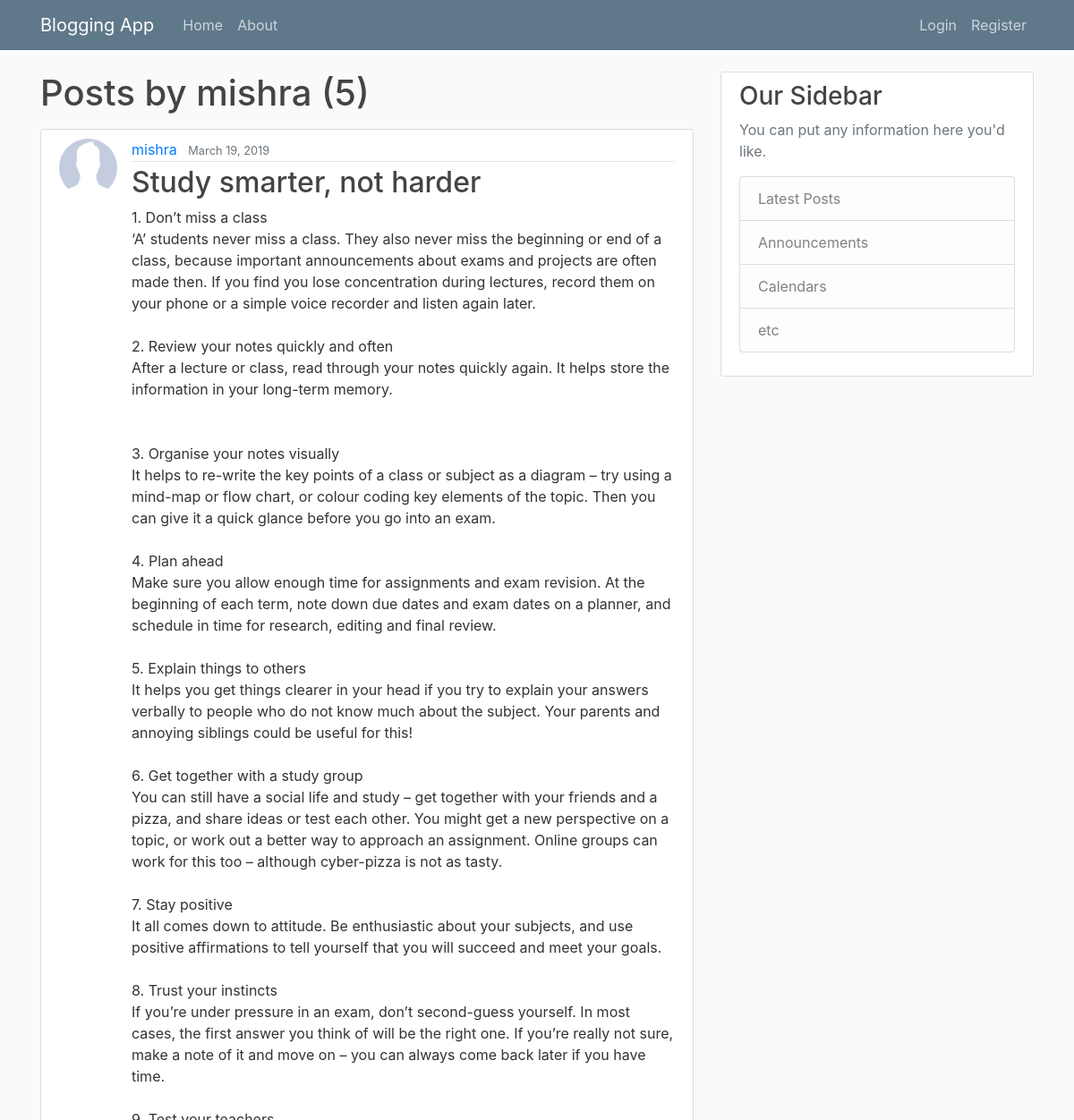
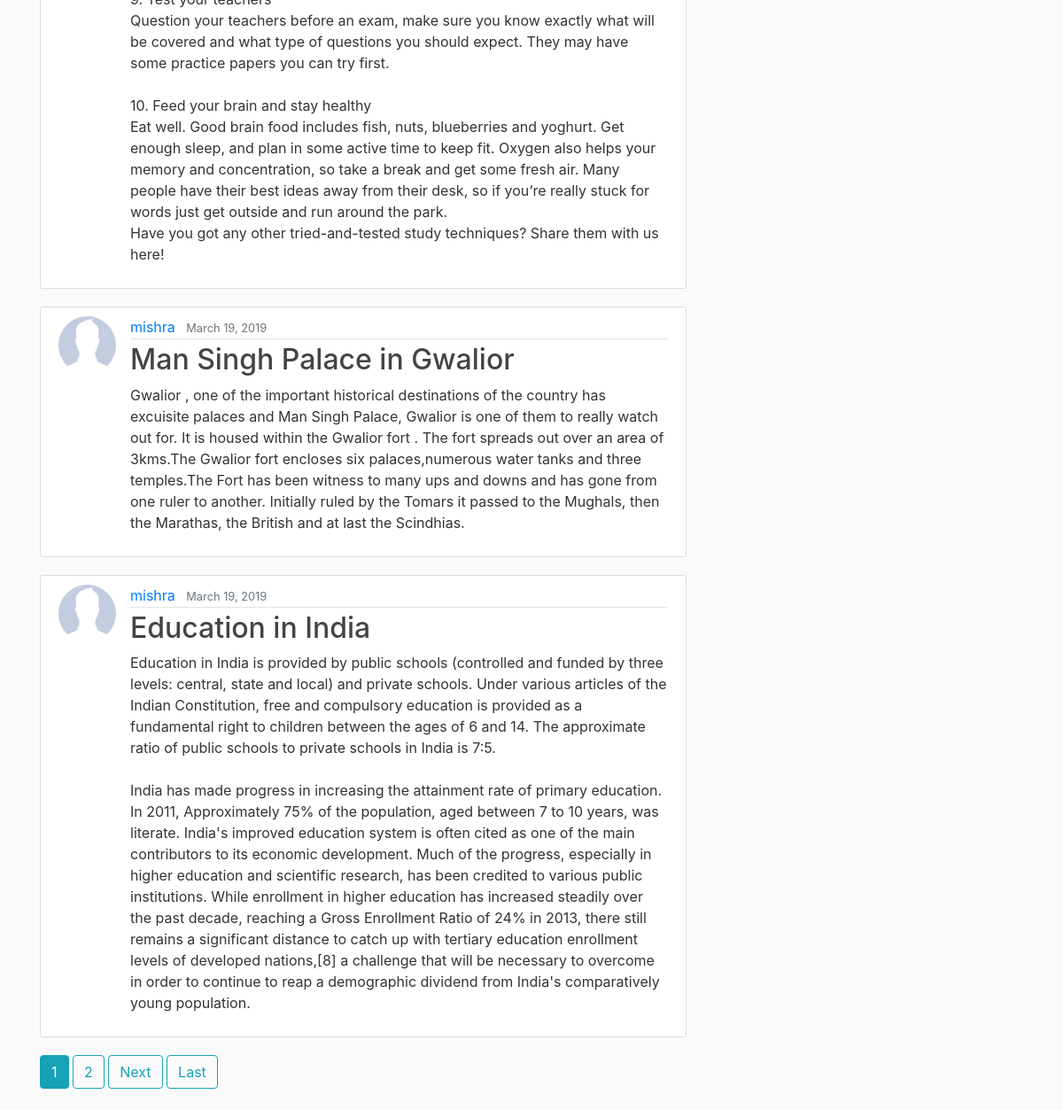
Page /user/mishra on the committed database (2 pictures, top to bottom).
### blog/models.py (models this page shows, shortened)
class Post(models.Model):
    title = models.CharField(max_length=100)
    content = models.TextField()
    date_posted = models.DateTimeField(default=timezone.now)
    author = models.ForeignKey(User, on_delete=models.CASCADE)

### users/models.py (models this page shows, shortened)
class Profile(models.Model):
    user = models.OneToOneField(User, on_delete=models.CASCADE)
    image = models.ImageField(default='default.jpg', upload_to='profile_pics')

### blog/views.py (the view)
# urls.py: path('user/<str:username>',UserPostListView.as_view(), name='user-posts'),
class UserPostListView(ListView):
    model = Post
    template_name = 'blog/user_posts.html' # <app>/<model>_<viewtype>.html
    context_object_name = 'posts'
    paginate_by = 3
    def get_queryset(self):
        user = get_object_or_404(User, username=self.kwargs.get('username'))
        return Post.objects.filter(author=user).order_by('-date_posted')

### blog/templates/blog/user_posts.html (shortened to what this page needs)
{% extends "blog/base.html" %}
{% block content %}
    <h1 class="mb-3">Posts by {{ view.kwargs.username }} ({{ page_obj.paginator.count }})</h1>
	{% for post in posts %}
		<article class="media content-section">
			<img class="rounded-circle article-img" src="{{ post.author.profile.image.url }}">
		  <div class="media-body">
		    <div class="article-metadata">
		      <a class="mr-2" href="{% url 'user-posts' post.author.username %}">{{ post.author }}</a>
		      <small class="text-muted">{{ post.date_posted|date:"F d, Y " }}</small>
		    </div>
		    <h2><a class="article-title" href="{% url 'post-detail' post.id %}">{{ post.title }}</a></h2>
		    <p class="article-content">{{ post.content }}</p>
		  </div>
		</article>
	{% endfor %}
	{% if is_paginated %}
	{% for num in page_obj.paginator.page_range %}
		{% if page_obj.number == num %}
			<a class="btn btn-info mb-4"  href="?page={{ num }}">{{ num }}</a>
		{% elif num > page_obj.number|add:'-2' or num < page_obj.number|add:'2' %}
			<a class="btn btn-outline-info mb-4"  href="?page={{ num }}">{{ num }}</a>
		{% endif %}
	{% endfor %}
	{% if page_obj.has_next %}
		<a class="btn btn-outline-info mb-4"  href="?page={{ page_obj.next_page_number }}">Next</a>
		<a class="btn btn-outline-info mb-4"  href="?page={{ page_obj.paginator.num_pages }}">Last</a>
	{% endif %}
	{% endif %}
{% endblock content %}

### blog/static/blog/main.css (style rules this page uses)
body { background: #fafafa; color: #333333; margin-top: 5rem; }
h1, h2, h3, h4, h5, h6 { color: #444444; }
.content-section { background: #ffffff; padding: 10px 20px; border: 1px solid #dddddd; border-radius: 3px; margin-bottom: 20px; }
.article-title { color: #444444; }
.article-content { white-space: pre-line; }
.article-img { height: 65px; width: 65px; margin-right: 16px; }
.article-metadata { padding-bottom: 1px; margin-bottom: 4px; border-bottom: 1px solid #e3e3e3 }

### rows in the picture
Post: author.profile.image (placeholder picture), author "mishra", date_posted "March 19, 2019", title "Study smarter, not harder", content "1. Don’t miss a class ‘A’ students never miss a class. They also never miss the beginning or end of a class, because important announcements about exams and projects are often made then. If you find you lose concentration during lectures, record them on your phone or a simple voice recorder and listen again later. 2. Review your notes quickly and often After a lecture or class, read through your notes quickly again. It helps store the information in your long-term memory. 3. Organise your notes visually It helps to re-write the key points of a class or subject as a diagram – try using a mind-map or flow chart, or colour coding key elements of the topic. Then you can give it a quick glance…"
Post: author.profile.image (placeholder picture), author "mishra", date_posted "March 19, 2019", title "Man Singh Palace in Gwalior", content "Gwalior , one of the important historical destinations of the country has excuisite palaces and Man Singh Palace, Gwalior is one of them to really watch out for. It is housed within the Gwalior fort . The fort spreads out over an area of 3kms.The Gwalior fort encloses six palaces,numerous water tanks and three temples.The Fort has been witness to many ups and downs and has gone from one ruler to another. Initially ruled by the Tomars it passed to the Mughals, then the Marathas, the British and at last the Scindhias."
Post: author.profile.image (placeholder picture), author "mishra", date_posted "March 19, 2019", title "Education in India", content "Education in India is provided by public schools (controlled and funded by three levels: central, state and local) and private schools. Under various articles of the Indian Constitution, free and compulsory education is provided as a fundamental right to children between the ages of 6 and 14. The approximate ratio of public schools to private schools in India is 7:5. India has made progress in increasing the attainment rate of primary education. In 2011, Approximately 75% of the population, aged between 7 to 10 years, was literate. India's improved education system is often cited as one of the main contributors to its economic development. Much of the progress, especially in higher…"

### other values in the picture
{{ view.kwargs.username }} "mishra"
{{ page_obj.paginator.count }} "5"
{{ num }} "1"
{{ num }} "2"
